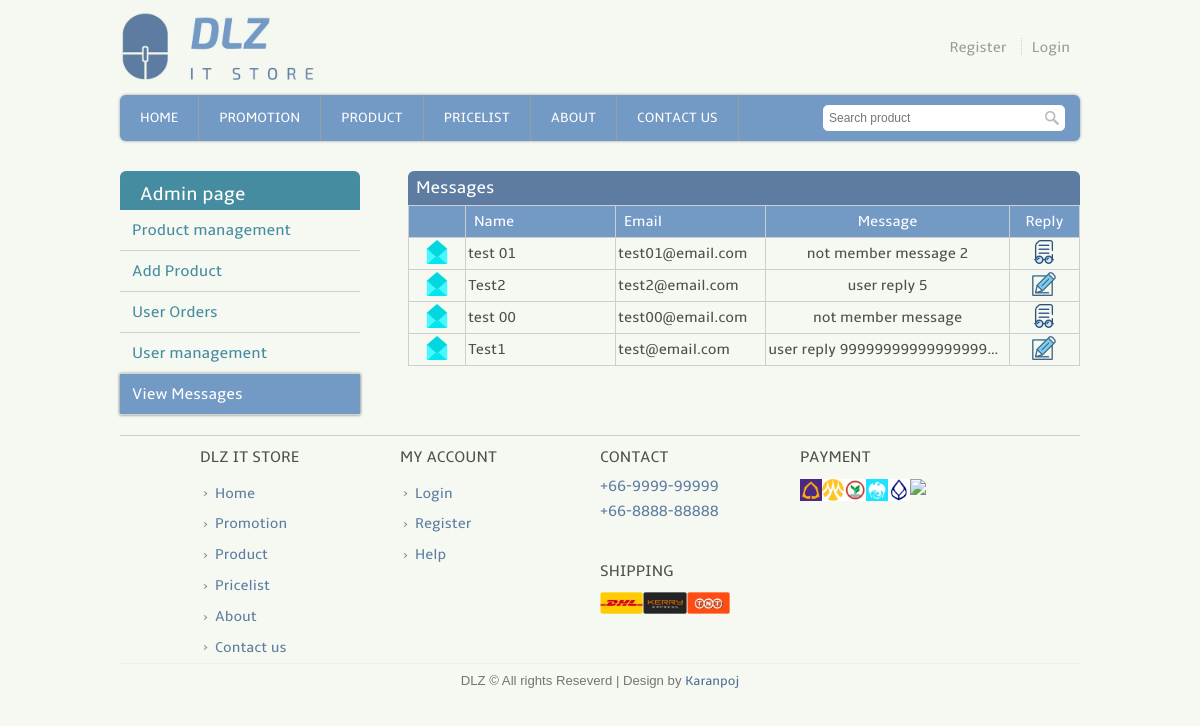
/contact_read.php, run on the app's committed database.
### tables this page shows
CREATE TABLE `contact` (
  `con_id` int(11) NOT NULL,
  `con_name` varchar(255) NOT NULL,
  `con_email` varchar(255) NOT NULL,
  `user_id` int(11) NOT NULL
);

### template.class.php (called while the page is built, shortened)
<?php
    class Template {
        protected $file;
        protected $values = array();
        public function __construct($file) {
            $this->file = $file;
        }
        public function set($key, $value) {
            $this->values[$key] = $value;
        }
        public function output() {
            $output = file_get_contents($this->file);
            foreach ($this->values as $key => $value) {
            	$tagToReplace = "[@$key]";
            	$output = str_replace($tagToReplace, $value, $output);
            }
            return $output;
        }
    }
?>

### contact_read.php (the view, shortened to what this page needs)
<?php
	require_once('connect.php');
	include("template.class.php");
	if(!isset($_SESSION['username']))
	{
		$layout_header = new Template("layout_header.tpl");
		$layout_footer = new Template("layout_footer.tpl");
	}
	$layout_header->set('title','View contact : IT Online Shopping website');
	echo $layout_header->output();
?>
<div class="user_full">
	<div class="user_left">
		<table class="user_menu">
			<tr>
				<th>
					Admin page
				</th>
			</tr>
			<tr>
				<td>
					<a href="admin.php">Product management</a>
				</td>
			</tr>
			<tr>
				<td>
					<a href="admin_add_product.php">Add Product</a>
				</td>
			</tr>
			<tr>
				<td>
					<a href="admin_check_order.php">User Orders</a>
				</td>
			</tr>
			<tr>
				<td>
					<a href="admin_user.php">User management</a>
				</td>
			</tr>
			<tr>
				<td class="active">
					<a href="contact_read.php">View Messages</a>
				</td>
			</tr>
		</table>
	</div>
	<div class="ucart_right" >
		<div class="ucart_box" >
			<h3>Messages</h3>
			<table class="admin_con_tb" style="width: 100%;table-layout: fixed;">
			<tr>
				<th></th>
				<th>Name</th>
				<th>Email</th>
				<th>Message</th>
				<th>Reply</th>
			</tr>
	<?PHP
		$q	= "SELECT a.* , b.* FROM contact as a LEFT JOIN (SELECT c.con_id,d.mes_txt, c.time,c.mes_check FROM (SELECT con_id , MAX(mes_datetime) time,mes_check FROM message WHERE mes_from != 1 GROUP BY con_id) c JOIN message d ON c.con_id = d.con_id AND d.mes_datetime = c.time) b ON a.con_id = b.con_id ORDER by time DESC";
		$result	= $mysqli->query($q);
		if(!$result){
			echo "Error on : $q";
		}
		else{
			while($row=$result->fetch_array()){
				if($row['user_id'] != 0){
	?>
				<tr>
					<td>
					<?php
						if ($row['mes_check'] == 0) {
							echo "<img src='img/mail_close.png' width='24' height='24'>";
						}else{
							echo "<img src='img/mail_open.png' width='24' height='24'>";
						}
					?>
					</td>
					<td><?php echo  $row['con_name']; ?></td>
					<td><?php echo  $row['con_email']; ?></td>
					<td style="white-space: nowrap;overflow: hidden;text-overflow: ellipsis;"><?php echo  $row['mes_txt']; ?></td>
					<td>
						<a href="admin_reply.php?con_id=<?php echo $row['con_id']; ?>"><img src='img/pro_edit.png' width='24' height='24'></a>
					</td>
				</tr>
	<?PHP
				}else{
	?>
				<tr>
					<td>
					<?php
						if ($row['mes_check'] == 0) {
							echo "<img src='img/mail_close.png' width='24' height='24'>";
						}else{
							echo "<img src='img/mail_open.png' width='24' height='24'>";
						}
					?>
					</td>
					<td><?php echo  $row['con_name']; ?></td>
					<td><?php echo  $row['con_email']; ?></td>
					<td style="white-space: nowrap;overflow: hidden;text-overflow: ellipsis;"><?php echo  $row['mes_txt']; ?></td>
					<td>
						<a href="admin_read_con.php?con_id=<?php echo $row['con_id']; ?>"><img src='img/read.png' width='24' height='24'></a>
					</td>
				</tr>
	<?PHP
				}
			}
		}
	?>
			</table>
		</div>
	</div>
</div>
<?php
	echo $layout_footer->output();
?>

### data on the page
contact: con_name "test 01", con_email "test01@email.com", mes_txt "not member message 2"
contact: con_name "Test2", con_email "test2@email.com", mes_txt "user reply 5"
contact: con_name "test 00", con_email "test00@email.com", mes_txt "not member message"
contact: con_name "Test1", con_email "test@email.com", mes_txt "user reply 999999999999999999…"

### other printed values
$layout_footer->output() "DLZ IT STORE Home Promotion Product Pricelist About Contact us MY ACCOUNT Login Register Help CONTACT +66-9999-99999 +66-8888-88888 SHIPPING PAYMENT DLZ © All rights Reseverd | Design by Karanpoj"
